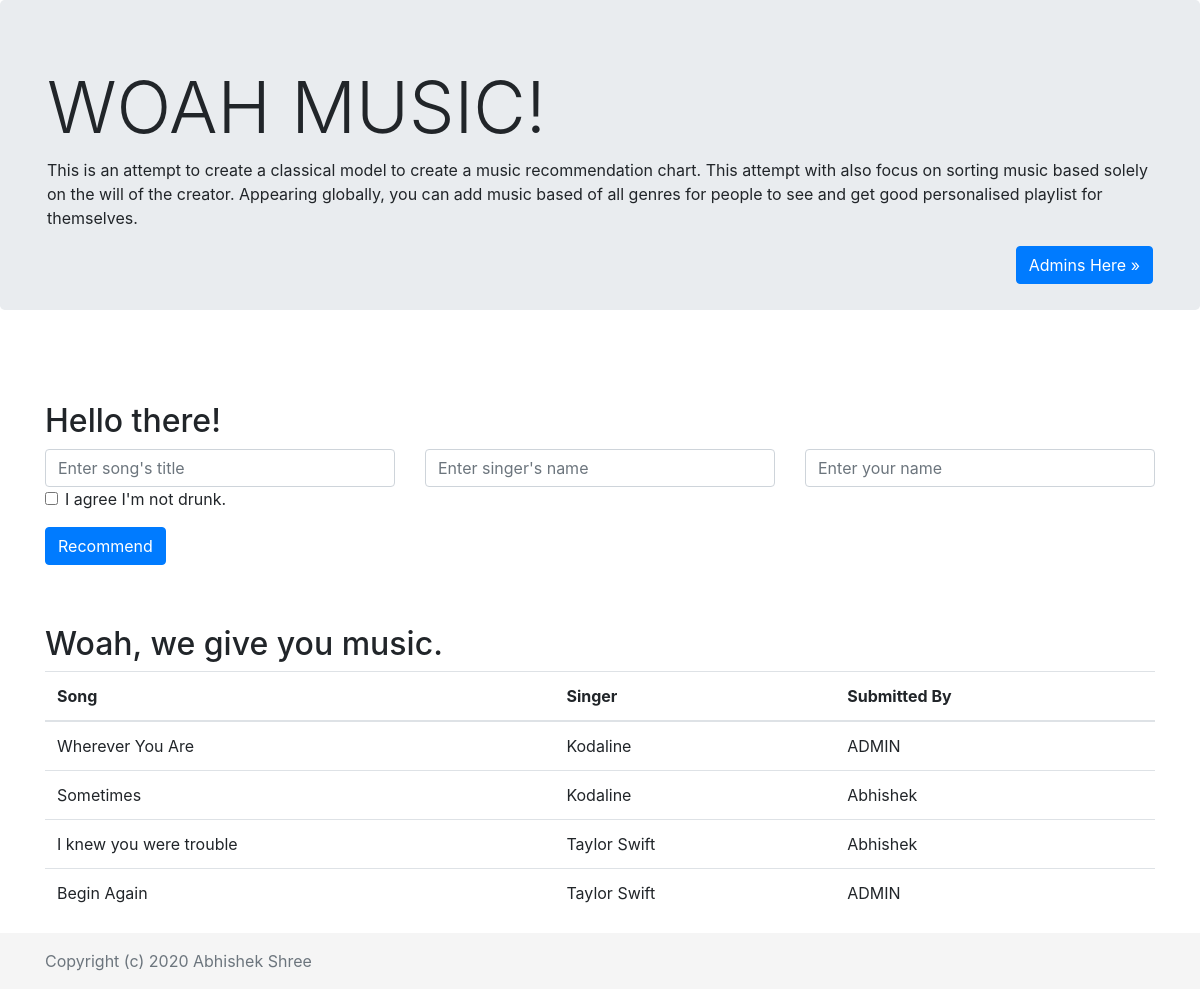
The page / on the database its author committed.
### app.py (models this page shows)
class Final(db.Model):
    id = db.Column(db.Integer, primary_key=True)
    Song = db.Column(db.String(100))
    singer = db.Column(db.String(100))
    givenby = db.Column(db.String(100))

### app.py (the view)
@app.route('/')
def main():
    Flist = Final.query.all()
    return render_template("index.html", flist=Flist, get=get)

### app.py (called while the page is built)
@login_manager.request_loader
def request_loader(request):
    email = request.form.get('email')
    if email not in users:
        return
    user = User()
    user.id = email
    user.is_authenticated = request.form['password'] == users[email]['password']
    return user

### templates/index.html (shortened to what this page needs)
<!DOCTYPE html>
<html lang="en">
<head>
  <link rel="stylesheet" href="../static/css/bootstrap.css">
  <link rel="stylesheet" href="../static/css/footer.css">
</head>
<body class="d-flex flex-column h-100">
<main role="main" class="flex-shrink-0">
  <div class="jumbotron">
    <div class="container">
      <h1 class="display-3">WOAH MUSIC!</h1>
      <p>This is an attempt to create a classical model to create a music recommendation chart. This attempt with also focus on sorting music based solely on the will of the creator.
Appearing globally, you can add music based of all genres for people to see and get good personalised playlist for themselves.
</p>
      <a class="btn btn-primary btn float-right" href="{{ url_for('login') }}" role="button">Admins Here &raquo;</a>
    </div>
  </div>
  <div class="container">
  <h2>Hello there!</h2>
  <form method="POST" action="{{ url_for('getData') }}">
    <div class="row">
      <div class="col">
        <input type="text" class="form-control" id="email" placeholder="Enter song's title" name="songname">
      </div>
      <div class="col">
        <input type="text" class="form-control" placeholder="Enter singer's name" name="singer">
      </div>
    <div class="col">
        <input type="text" class="form-control" placeholder="Enter your name" name="uname">
      </div>
    </div>
    <div class="form-group form-check">
      <label class="form-check-label">
        <input class="form-check-input" type="checkbox" name="remember" required> I agree I'm not drunk.
      </label>
    </div>
    <button type="submit" class="btn btn-primary">Recommend</button>
  </form>
</div>
  <div class="container">
  <h2>Woah, we give you music.</h2>
  <table class="table table-hover">
    <thead>
      <tr>
        <th>Song</th>
        <th>Singer</th>
        <th>Submitted By</th>
      </tr>
    </thead>
    <tbody>
      {% for item in flist %}
      <tr>
        <td>{{item.Song}}</td>
        <td>{{item.singer}}</td>
        <td>{{item.givenby}}</td>
      </tr>
      {%endfor%}
    </tbody>
  </table>
</div>
</main>
<footer class="footer mt-auto py-3">
  <div class="container">
    <span class="text-muted">Copyright (c) 2020 Abhishek Shree</span>
  </div>
</footer>
</body>
</html>

### static/css/footer.css (style rules this page uses)
main > .container { padding: 60px 15px 0; }
.footer { background-color: #f5f5f5; }
.footer > .container { padding-right: 15px; padding-left: 15px; }

### rows shown on the page
Final: Song "Wherever You Are", singer "Kodaline", givenby "ADMIN"
Final: Song "Sometimes", singer "Kodaline", givenby "Abhishek"
Final: Song "I knew you were trouble", singer "Taylor Swift", givenby "Abhishek"
Final: Song "Begin Again", singer "Taylor Swift", givenby "ADMIN"
